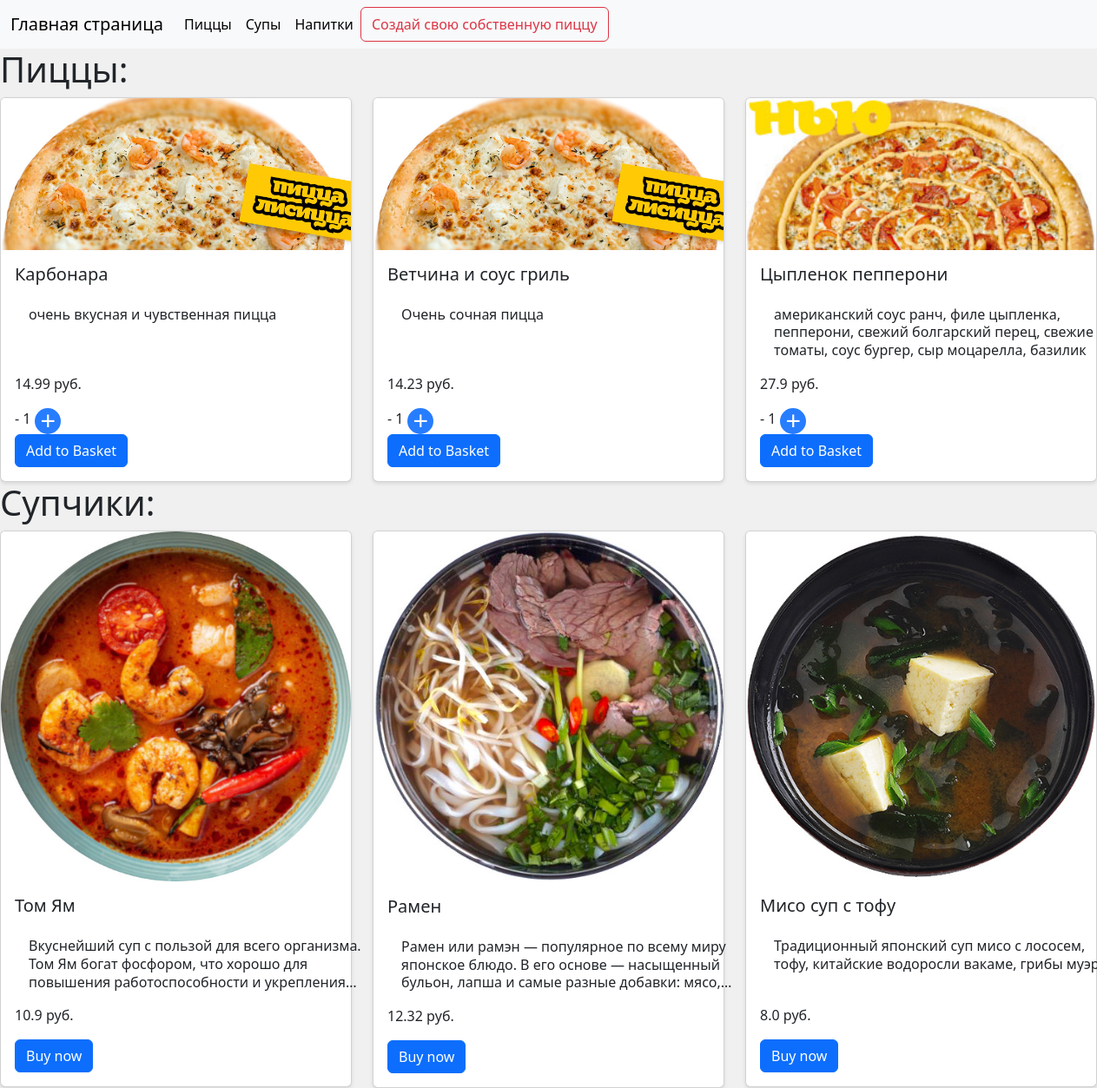
The page / on the database its author committed.
### pizzashopapp/models.py (models this page shows, shortened)
class Pizza(models.Model):
    name = models.CharField(max_length=100)
    description = models.CharField(max_length=400)
    consist_of = models.CharField(max_length=200)
    price = models.FloatField()
    photo = models.ImageField(upload_to='pizzashopapp/static/pizzashopapp/img/', blank=False)
    rating = models.FloatField()

class Soup(models.Model):
    name = models.CharField(max_length=100)
    description = models.CharField(max_length=400)
    consist_of = models.CharField(max_length=200)
    price = models.FloatField()
    photo = models.ImageField(upload_to='pizzashopapp/static/pizzashopapp/img/', blank=False)
    rating = models.FloatField()

### pizzashopapp/views.py (the view)
# urls.py: path('', views.pizzashopapp_all, name='pizzashopapp-all'),
def pizzashopapp_all(request):
    pizzas = Pizza.objects.all()
    soups = Soup.objects.all()
    if request.method == 'POST':
        form = AddInBascetForm(request.POST)
        if form.is_valid():
            print(form.cleaned_data)
            for pizza in pizzas:
                feed = Bascet(
                    name=pizza.name,
                    amount=form.cleaned_data['amount'],
                )
                feed.save()
    else:
        form = AddInBascetForm()
    return render(request, 'pizzashopapp/home.html', {'pizzas': pizzas, 'soups': soups, 'form': form})

### pizzashopapp/templates/pizzashopapp/home.html (shortened to what this page needs)
{% extends 'base.html' %}
{% load static %}
{% block css_additional%}
<link rel="stylesheet" href="{% static "pizzashopapp/css/mystyle.css" %}">
{% endblock %}
{% block content %}
    {% include 'includes/navbar.html' %}
<h1>Пиццы:</h1>
<div class="row">
  {% for pizza in pizzas %}
    <div class="col-lg-4 col-sm-6">
      <div class="card">
        <img src="{{ pizza.photo }}" class="card-img-top" alt="...">
        <div class="card-body">
          <h5 class="card-title">{{ pizza.name }}</h5>
           <div class="container-description">
            <div class="card-description">{{ pizza.description }}</div>
           </div>
          <p class="card-text">{{ pizza.price }} руб.</p>
            <form action="/done" method="post">
                <div class="plus-minus">
                    <span class="minus-item">-</span>
                    <span class="pizza-count">1</span>
                    <span class="plus-item">+</span>
                </div>
          <button type="submit" class="btn btn-primary">Add to Basket</button>
</form>
        </div>
      </div>
    </div>
  {% endfor %}
</div>
<h1>Супчики:</h1>
<div class="row">
  {% for soup in soups %}
    <div class="col-lg-4 col-sm-6">
      <div class="card">
        <img src="{{ soup.photo }}" class="card-img-top" alt="...">
        <div class="card-body">
          <h5 class="card-title">{{ soup.name }}</h5>
           <div class="container-description"><div class="card-description">{{ soup.description }}</div>
           </div>
          <p class="card-text">{{ soup.price }} руб.</p>
          <a href="#" class="btn btn-primary">Buy now</a>
        </div>
      </div>
    </div>
  {% endfor %}
</div>
{% endblock %}

### templates/base.html (shortened to what this page needs)
{% load static %}
<!DOCTYPE html>
<html lang="en">
<head>
    <link href="https://cdn.jsdelivr.net/npm/bootstrap@5.3.0-alpha3/dist/css/bootstrap.min.css" rel="stylesheet">
    <link rel="stylesheet" href="{% static 'css/base.css' %}">
    {% block css_additional%}{% endblock %}
</head>
<body>
{% block content %}{% endblock %}
</body>
</html>

### pizzashopapp/templates/includes/navbar.html (shortened to what this page needs)
<nav class="navbar navbar-expand-lg bg-body-tertiary">
  <div class="container-fluid">
    <a class="navbar-brand" href="{% url 'pizzashopapp-all' %}">Главная страница</a>
    <div class="collapse navbar-collapse" id="navbarSupportedContent">
      <ul class="navbar-nav me-auto mb-2 mb-lg-0">
        <li class="nav-item">
          <a class="nav-link active" aria-current="page" href="#">Пиццы</a>
        </li>
                  <li class="nav-item">
          <a class="nav-link active" aria-current="page" href="#">Супы</a>
        </li>
                  <li class="nav-item">
          <a class="nav-link active" aria-current="page" href="#">Напитки</a>
        </li>
         <button type="button" class="btn btn-outline-danger">Создай свою собственную пиццу</button>
      </ul>
    </div>
  </div>
</nav>

### static/css/base.css (style rules this page uses)
body { background-color: #f0f0f0; }

### pizzashopapp/static/pizzashopapp/css/mystyle.css (style rules this page uses)
.container-description { width: 420px; padding: 1rem; }
.card-description { overflow: hidden; display: -webkit-box; -webkit-line-clamp: 3; -webkit-box-orient: vertical; line-height: 1.3em; height: 3.9em; }
.card { box-shadow: 0 2px 4px rgba(0, 0, 0, 0.1); }
.row { display: flex; align-items: stretch; }
.plus-minus .plus-item { display: inline-block; vertical-align: top; color: #fff; width: 30px; height: 30px; font: 30px/1 Malina, sans-serif; letter-spacing: -1px; text-align: center; -webkit-border-radius: 50%; -webkit-background-clip: padding-box; -moz-border-radius: 50%; -moz-background-clip: padding; border-radius: 50%; background-clip: padding-box; -webkit-text-stroke: 1px transparent; -webkit-font-smoothing: antialiased; background-color: #277dff; }

### rows shown on the page
Pizza: photo (picture), name "Карбонара", description "очень вкусная и чувственная пицца", price "14.99"
Pizza: photo (picture), name "Ветчина и соус гриль", description "Очень сочная пицца", price "14.23"
Pizza: photo (picture), name "Цыпленок пепперони", description "американский соус ранч, филе цыпленка, пепперони, свежий болгарский перец, свежие томаты, соус бургер, сыр моцарелла, базилик", price "27.9"
Soup: photo (picture), name "Том Ям", description "Вкуснейший суп с пользой для всего организма. Том Ям богат фосфором, что хорошо для повышения работоспособности и…", price "10.9"
Soup: photo (picture), name "Рамен", description "Рамен или рамэн — популярное по всему миру японское блюдо. В его основе — насыщенный бульон, лапша и самые разные добавки:…", price "12.32"
Soup: photo (picture), name "Мисо суп с тофу", description "Традиционный японский суп мисо с лососем, тофу, китайские водоросли вакаме, грибы…", price "8.0"
